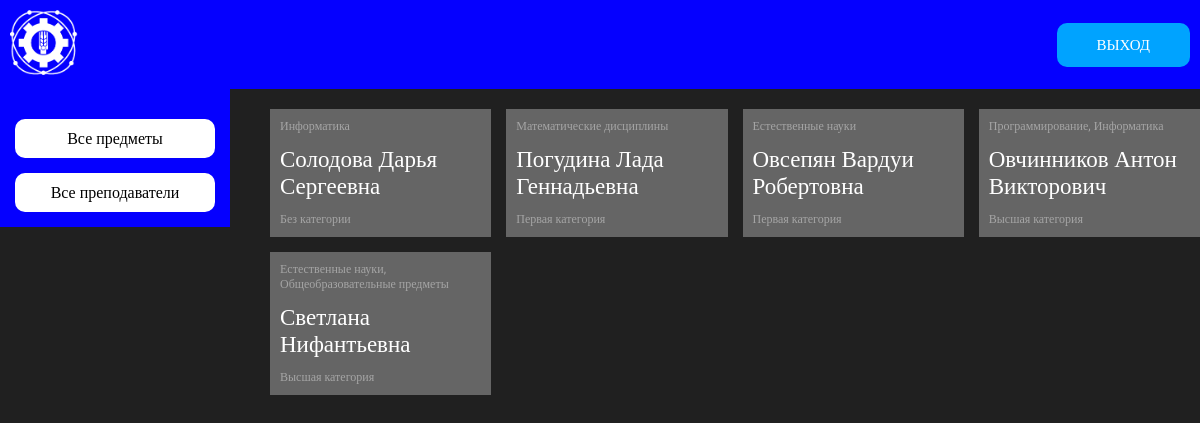
The page /dist/lk/allteachers.php (signed in) on the database its author committed.
### tables this page shows
CREATE TABLE `profiles` (
  `id_profile` int(11) NOT NULL,
  `profile_name` varchar(255) NOT NULL
);

CREATE TABLE `teachers` (
  `id_teacher` int(11) NOT NULL,
  `fio` varchar(255) NOT NULL,
  `email` varchar(255) NOT NULL,
  `password` varchar(255) NOT NULL,
  `id_role` int(11) DEFAULT NULL
);

CREATE TABLE `categories` (
  `id_category` int(11) NOT NULL,
  `category_name` varchar(255) NOT NULL
);

### dist/lk/allteachers.php (the view, shortened to what this page needs)
<?php
    require_once './../../dev/scripts/php/connection.php';
    $result = mysqli_query($link,
    "SELECT
    `teachers`.`id_teacher`,
    `teachers`.`fio`,
    `categories`.`category_name`
    FROM
    `teachers`,
    `categories`,
    `teacher-category`
    WHERE
    `teachers`.`id_teacher` = `teacher-category`.`id_teacher` AND
    `teacher-category`.`id_category` = `categories`.`id_category`;");
    $teachers = mysqli_fetch_all($result);
?>
<!DOCTYPE html>
<html lang='ru'>
<head>
    <link rel='stylesheet' href='./../style.min.css'>
</head>
<body>
    <header>
        <div class="container">
            <a href="./" style="display: block">
                <img src="./../../img/log_blog.png" alt="logo" class="header-logo">
            </a>
            <?
               if (!empty($_COOKIE['id_user']) || !empty($_COOKIE['id_admin'])) {
                ?>
                    <form action="./../../dev/scripts/php/logout.php" method="GET">
                        <input type="submit" class="logout" value="ВЫХОД">
                    </form>
                <?
            }
            ?>
        </div>
    </header>
    <main>
        <aside class="menu">
            <nav>
                <a href="./allsubjects.php">Все предметы</a>
                <a href="./allteachers.php">Все преподаватели</a>
            </nav>
        </aside>
        <section class="all-subjects">
            <?
                foreach ($teachers as $teacher)
                {
                    $profiles = mysqli_fetch_all(mysqli_query($link, "SELECT
                    `profile_name`
                    FROM
                    `profiles`,
                    `teacher-profile`,
                    `teachers`
                    WHERE
                    `teachers`.`id_teacher` = $teacher[0] AND
                    `teacher-profile`.`id_teacher` = `teachers`.`id_teacher` AND
                    `teacher-profile`.`id_profile` = `profiles`.`id_profile`;"));
                    ?>
                    <div class="subject-wrapper" data-subjectId="<?=$teacher[0]?>">
                        <div>
                            <p class="subject-profile">
                                <?
                                    foreach ($profiles as $index => $profile) {
                                        if ($index !== count($profiles) - 1) {
                                            echo $profile[0] . ', ';
                                        }
                                        else {
                                            echo $profile[0];
                                        }
                                    }
                                ?>
                            </p>
                            <p class="subject-name"><?=$teacher[1]?></p>
                            <p class="subject-desc"><?=$teacher[2]?></p>
                        </div>
                    </div>
                    <?
                }
            ?>
        </section>
    </main>
</body>
</html>

### rows shown on the page
teachers: fio "Солодова Дарья Сергеевна", categories.category_name "Без категории"
profiles: profile_name "Информатика"
teachers: fio "Погудина Лада Геннадьевна", categories.category_name "Первая категория"
profiles: profile_name "Математические дисциплины"
teachers: fio "Овсепян Вардуи Робертовна", categories.category_name "Первая категория"
profiles: profile_name "Естественные науки"
teachers: fio "Овчинников Антон Викторович", categories.category_name "Высшая категория"
profiles: profile_name "Программирование"
teachers: fio "Светлана Нифантьевна", categories.category_name "Высшая категория"
profiles: profile_name "Общеобразовательные предметы"
